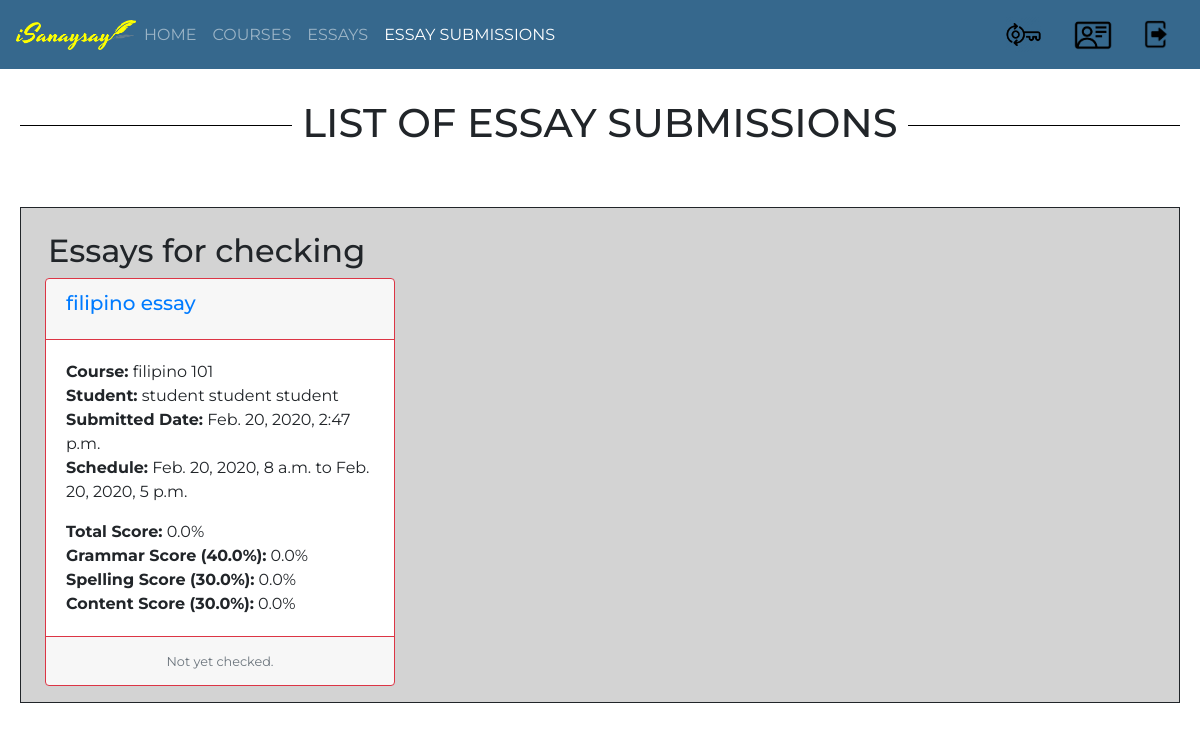
Page /isanaysay/view_essay_submissions_for_teacher (signed in) on the earlier database version.
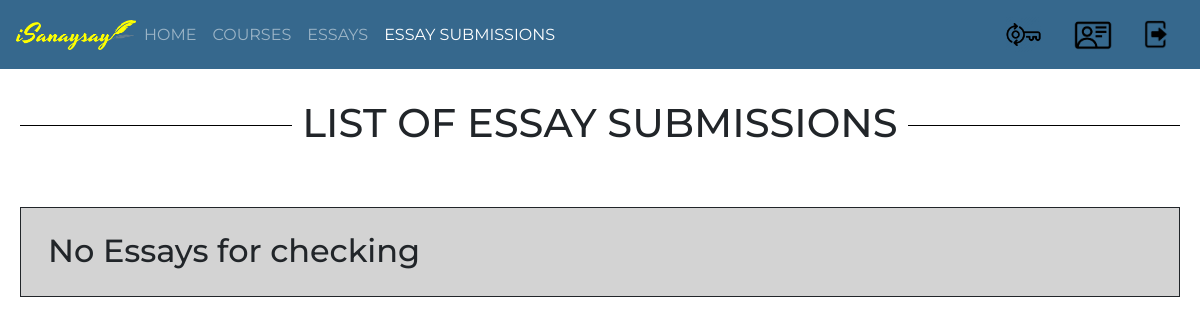
Same page on the later database version.
### users/models.py (models this page shows, shortened)
class EssaySubmission(models.Model):
    pass
    isChecked_Choices = (
        ('Y', 'Yes'),
        ('N', 'No'),
    )
    essay = models.ForeignKey(Essay, verbose_name="Essay", on_delete = models.CASCADE)
    student = models.ForeignKey(CustomUser, verbose_name="Student", on_delete = models.CASCADE)
    content = models.CharField(verbose_name="Essay Content", max_length=3000)
    isChecked = models.CharField(max_length=1,choices=isChecked_Choices, default='N', verbose_name="Checked or Not Checked")
    submitted_date = models.DateTimeField(verbose_name="Essay Submission Date", auto_now_add=True)
    checked_date = models.DateTimeField(verbose_name="Essay Checked Date", auto_now_add=True)
    grammar_score = models.FloatField(verbose_name="Grammar Score", default=0)
    spelling_score = models.FloatField(verbose_name="Spelling Score", default=0)
    content_score = models.FloatField(verbose_name="Content Score", default=0)
    def get_total_score(self):
        return (self.grammar_score  * self.essay.criteria_no_1 / 100) + (self.spelling_score * self.essay.criteria_no_2 / 100 ) + (self.content_score * self.essay.criteria_no_3 / 100 )

class Essay(models.Model):
    course = models.ForeignKey(Course, verbose_name="Course", on_delete = models.CASCADE)
    name = models.CharField(verbose_name="Essay Name", max_length=300)
    essay_description = models.CharField(verbose_name="Essay Description", max_length=1500)
    essay_code = models.CharField(verbose_name="Essay Code", max_length=100)
    maximum_length = models.IntegerField(verbose_name="Maximum Length")
    start_date_time = models.DateTimeField(verbose_name="Essay Start Date and Time")
    end_date_time = models.DateTimeField(verbose_name="Essay End Date and Time")
    criteria_no_1 = models.FloatField(verbose_name="Grammar",default=0)
    criteria_no_2 = models.FloatField(verbose_name="Spelling",default=0)
    criteria_no_3 = models.FloatField(verbose_name="Content",default=0)
    words = models.CharField(verbose_name="Words",max_length=10000,default="")
    def __str__(self):
        return "%s" % self.name

class Course(models.Model):
    pass
    semester_Choices = (
        ('A', 'First Semester'),
        ('B', 'Second Semester'),
        ('C', 'Summer'),
    )
    shoolYear_Choices = (
        ('1', '2019-2020'),
        ('2', '2020-2021'),
        ('3', '2021-2022'),
    )
    name = models.CharField(verbose_name="Course Name", max_length=128)
    course_code = models.CharField(verbose_name="Course Code", max_length=128)
    course_description = models.CharField(verbose_name="Course Description", max_length=500)
    course_detail = models.CharField(verbose_name="Course Detail", max_length=100)
    course_unit = models.IntegerField(verbose_name="Course Units", default=3)
    course_semester = models.CharField(max_length=1,choices=semester_Choices, default='A', verbose_name="Semester")
    course_school_year = models.CharField(max_length=1,choices=shoolYear_Choices, default='20', verbose_name="School Year")
    start_date = models.DateField(verbose_name="Course Start Date")
    end_date = models.DateField(verbose_name="Course End Date")
    students = models.ManyToManyField(CustomUser, related_name='students_enrolled')
    teacher = models.ForeignKey(CustomUser, verbose_name="Teacher", on_delete = models.CASCADE)
    def __str__(self):
        return "%s" % self.course_code

class CustomUser(AbstractUser):
    pass
    isStudent_Choices = (
        ('S', 'Student'),
        ('T', 'Teacher'),
    )
    first_name = models.CharField(verbose_name="First Name", max_length=100, default="")
    middle_name = models.CharField(verbose_name="Middle Name", max_length=100, default="")
    last_name = models.CharField(verbose_name="Last Name", max_length=100, default="")
    email_address = models.CharField(verbose_name="Email Address", max_length=100, default="some@email.com")
    id_number = models.CharField(verbose_name="ID Number", max_length=50, default="")
    isStudent = models.CharField(max_length=1,choices=isStudent_Choices, default='S', verbose_name="Student or Teacher")
    def __str__(self):
        return self.first_name + " " + self.middle_name + " " + self.last_name

### users/views.py (the view)
def view_essay_submissions_for_teacher(request):
    if request.user.is_authenticated:
        user_id = request.user.id
        template = "list_essay_submission_for_teacher.html"
        essay_submissions = EssaySubmission.objects.select_related('essay','student').order_by('isChecked')
        essays = Essay.objects.select_related('course')
        courses = Course.objects.select_related('teacher').filter(teacher__id=user_id)
        essays_owned_list = []
        for x in courses:
            for y in essays:
                if x.id == y.course.id:
                    essays_owned_list.append(y.id)
        print(essays_owned_list)
        for x in essay_submissions:
            if x.essay.id not in essays_owned_list:
                essay_submissions = essay_submissions.exclude(essay__id=x.essay.id)
        context = {
            'essay_submissions': essay_submissions,
        }
        return render(request, template, context)
    else:
        return HttpResponseRedirect(reverse_lazy('index'))

### templates/list_essay_submission_for_teacher.html (shortened to what this page needs)
{% extends 'base.html' %}
{% block content %}
	<div id="parent"><div id="child"><br/><br/><br/>
		<h1><span>LIST OF ESSAY SUBMISSIONS</span></h1> <br />
				{% for essay_submission in essay_submissions %}
        {% if forloop.first %}
        <div style="
    background-color: lightgray;
    border: 1px solid;
    max-width: 1170px;
    margin-top: 37px;
    margin-left: auto;
    margin-right: auto;
    min-height: 90px;
"><br>
    <h2 style="
    float: left;
    margin-left: 27px;
">Essays for checking</h2>
    <div style="width:100%">
    <div class="card-deck" style="display:inline-flex">
  <div class="card-deck">
    {% endif %}
				{% ifequal essay_submission.isChecked 'N' %}
  <div class="card border-danger mb-3" style="max-width:350px;">
      <div class="card-header border-danger" ><div style="float:left;" >
      <a href="{% url 'view-essay-submission-for-checking' essay_submission.id %}"><h5 class="card-title">{{ essay_submission.essay }}</h5> </a></div></div>
    <div class="card-body">
      <p class="card-text" style="float:left;margin-bottom:0px;text-align: left;"><b>Course:</b> {{ essay_submission.essay.course }}</p><br/>
      <p class="card-text" style="float:left;margin-bottom:0px;text-align: left;"><b>Student:</b> {{ essay_submission.student }}</p>
      <p class="card-text" style="float:left;margin-bottom:0px;text-align: left;"><b>Submitted Date:</b> {{ essay_submission.submitted_date }}</p>
      <p class="card-text" style="float:left; text-align: left;"><b>Schedule:</b> {{ essay_submission.essay.start_date_time }} to {{ essay_submission.essay.end_date_time }}</p>
      <p class="card-text" style="float:left; margin-bottom:0px;clear:both;"><b>Total Score:</b> {{ essay_submission.get_total_score }}%</p><br/><br/><br/><br/>
      <p class="card-text" style="float:left; margin-bottom:0px;clear:both;"><b>Grammar Score ({{essay_submission.essay.criteria_no_1}}%):</b> {{ essay_submission.grammar_score }}%</p>
      <p class="card-text" style="float:left; margin-bottom:0px;text-align: left;"><b>Spelling Score ({{essay_submission.essay.criteria_no_2}}%):</b> {{ essay_submission.spelling_score }}%</p>
      <p class="card-text" style="float:left; margin-bottom:0px;text-align: left;"><b>Content Score ({{essay_submission.essay.criteria_no_3}}%):</b> {{ essay_submission.content_score }}%</p>
    </div>
    <div class="card-footer border-danger">
      <small class="text-muted">Not yet checked.</small>
    </div>
  </div>
  {% endifequal %}
        {% if forloop.last %}
        {% if forloop.last %}
        {% if forloop.counter|add:-1|divisibleby:"3" %}
  <div class="card border-light mb-3" style="min-width:350px;max-width:350px;z-index:-100;"></div>
  <div class="card border-light mb-3" style="min-width:350px;max-width:350px;z-index:-100;"></div>
        {% endif %}
        {% endif %}
        {% endif %}
  {% empty %}
        <div style="
    background-color: lightgray;
    border: 1px solid;
    max-width: 1170px;
    margin-top: 37px;
    margin-left: auto;
    margin-right: auto;
    min-height: 90px;
"><br>
    <h2 style="
    float: left;
    margin-left: 27px;
">No Essays for checking</h2>
    <div style="width:100%">
    <div class="card-deck" style="display:inline-flex">
  <div class="card-deck">
  {% endfor %}
  </div> </div></div>
</div>
	</div></div>
{% endblock %}

### templates/base.html (shortened to what this page needs)
{% load static %}
<!DOCTYPE html>
<html>
<head>
    <link rel="stylesheet" href="https://stackpath.bootstrapcdn.com/bootstrap/4.3.1/css/bootstrap.min.css">
      {% if user.is_authenticated %}
  <nav class="sticky navbar navbar-expand-lg navbar-light" style="background-color:#36688D;border-color: black;">
  <img style="height:30px;width:120px;margin:auto;" src="{% static 'logo3.png' %}" alt="">
  <div class="collapse navbar-collapse" id="navbarNavDropdown">
    <ul class="navbar-nav">
      <li class="nav-item" id="home">
        <a class="nav-link" href="{% url 'home' %}">HOME</a>
      </li>
	{% if user.isStudent == "T" %}
      <li class="nav-item" id="navt1">
        <a class="nav-link" href="{% url 'view-courses' %}">COURSES</a>
      </li>
      <li class="nav-item" id="navt2">
        <a class="nav-link" href="{% url 'view-essays' %}">ESSAYS</a>
      </li>
      <li class="nav-item" id="navt3">
        <a class="nav-link" href="{% url 'view-essay-submissions-for-teacher' %}">ESSAY SUBMISSIONS</a>
      </li>
      {% endif %}
    </ul>
  </div>
        <a class="nav-link" href="{% url 'password-change' %}"><img style="height:37px;" src="{% static 'change_password.png' %}" alt="Change Password"></a>
        <a class="nav-link" href="{% url 'update-profile' user.id %}"><img style="height:30px;" src="{% static 'profile.png' %}" alt="Update Profile"></a>
        <a class="nav-link" href="{% url 'logout' %}"><img style="height:30px;" src="{% static 'logout.png' %}" alt="Logout"></a>
</nav>
{% else %}
 <nav class="sticky navbar navbar-expand-lg navbar-light" style="background-color:#36688D;border-color: black;"><img style="height:30px;width:120px;margin:auto;" src="{% static 'logo3.png' %}" alt=""></nav>
      {% endif %}
</head>
<body style="padding-top:39px;">
  <main >
    {% block content %}
    {% endblock %}
  </main>
</body>
</html>

### templates/base.html (style rules this page uses)
h1 { width: 100%; text-align: center; border-bottom: 1px solid #000; line-height: 0.1em; margin: 10px 0 20px; }
h1 span { background:#fff; padding:0 10px; }
body { font-family: 'Montserrat'; }
.sticky { position: fixed; top: 0; width: 100%; z-index: 300; }
.navbar-light .navbar-nav .active>.nav-link, .navbar-light .navbar-nav .nav-link.active, .navbar-light .navbar-nav .nav-link.show, .navbar-light .navbar-nav .show>.nav-link { color: white; }
.navbar-light .navbar-nav .nav-link { color: rgba(255,255,255,.5); }
#parent { display: table; width: 100%; }
#child { display: table-cell; text-align: center; vertical-align: middle; padding-left:20px; padding-right:20px; }

Differences in the rows shown:
removed EssaySubmission: essay "filipino essay", essay.course "filipino 101", student "student student student", submitted_date "Feb. 20, 2020, 2:47 p.m.", essay.start_date_time "Feb. 20, 2020, 8 a.m.", essay.end_date_time "Feb. 20, 2020, 5 p.m.", get_total_score "0.0", essay.criteria_no_1 "40.0", grammar_score "0.0", essay.criteria_no_2 "30.0", spelling_score "0.0", essay.criteria_no_3 "30.0", content_score "0.0"
Other differences:
text now shown: "No Essays for checking"
